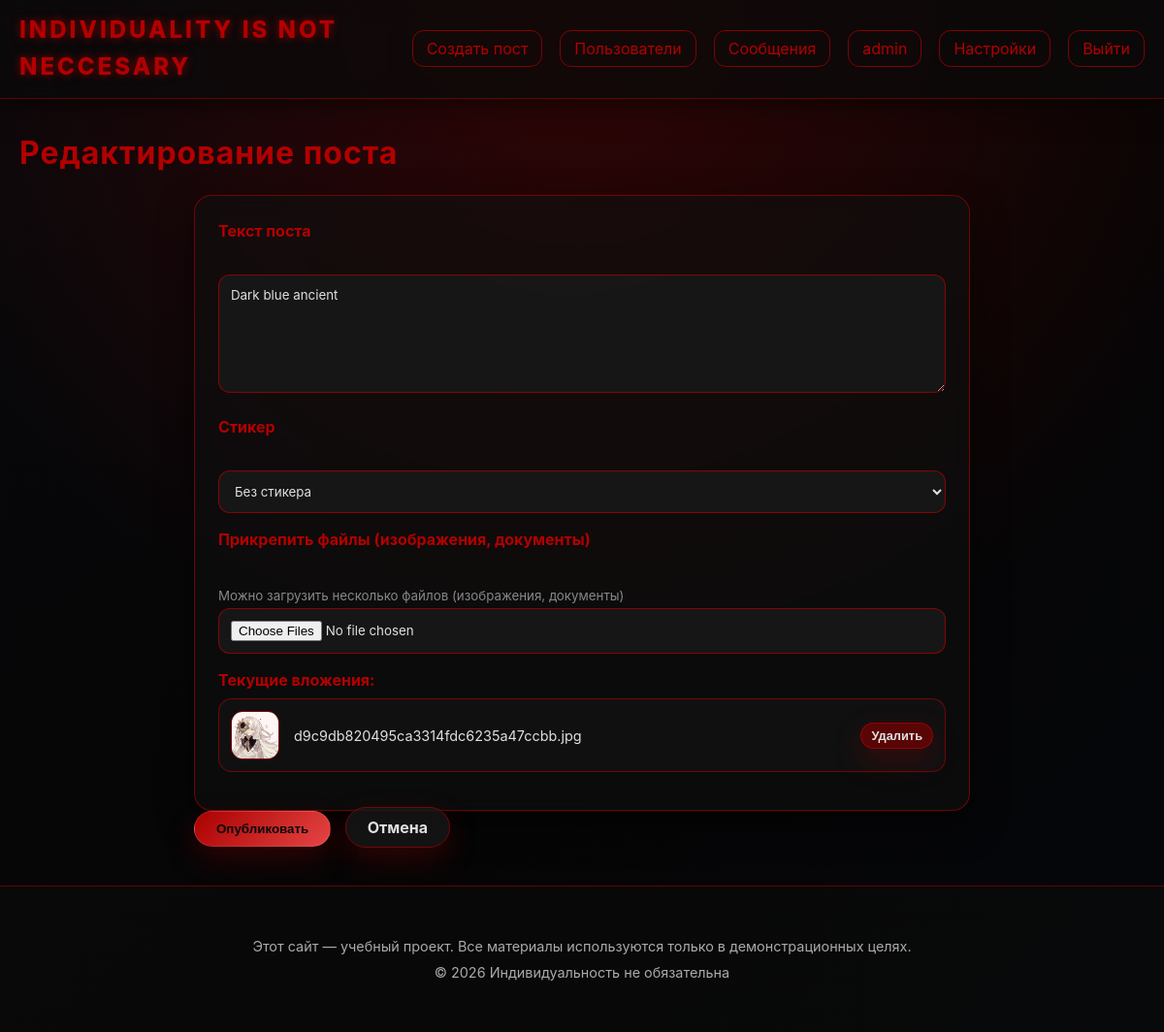
The app's page /post/1/edit (signed in) with its own data.
### app.py (models this page shows, shortened)
class User(UserMixin, db.Model):
    id = db.Column(db.Integer, primary_key=True)
    username = db.Column(db.String(80), unique=True, nullable=False)
    email = db.Column(db.String(120), unique=True, nullable=False)
    password_hash = db.Column(db.String(200), nullable=False)
    is_admin = db.Column(db.Boolean, default=False)
    can_post = db.Column(db.Boolean, default=False)
    avatar = db.Column(db.String(300), default='https://res.cloudinary.com/your-cloud/image/upload/default_avatar.png')
    posts = db.relationship('Post', backref='author', lazy=True)
    comments = db.relationship('Comment', backref='author', lazy=True)
    messages_sent = db.relationship(
        'Message',
        foreign_keys='Message.sender_id',
        back_populates='sender',
        lazy='dynamic'
    )
    messages_received = db.relationship(
        'Message',
        foreign_keys='Message.recipient_id',
        back_populates='recipient',
        lazy='dynamic'
    )

class Post(db.Model):
    id = db.Column(db.Integer, primary_key=True)
    content = db.Column(db.Text, nullable=False)
    date_posted = db.Column(db.DateTime, default=datetime.utcnow)
    user_id = db.Column(db.Integer, db.ForeignKey('user.id'), nullable=False)
    attachments = db.relationship('Attachment', backref='post', lazy=True, cascade='all, delete-orphan')
    comments = db.relationship('Comment', backref='post', lazy=True, cascade='all, delete-orphan')
    sticker_id = db.Column(db.Integer, db.ForeignKey('sticker.id'), nullable=True)
    likes_count = db.Column(db.Integer, default=0)

class Attachment(db.Model):
    id = db.Column(db.Integer, primary_key=True)
    filename = db.Column(db.String(200), nullable=False)
    file_url = db.Column(db.String(300), nullable=False)
    post_id = db.Column(db.Integer, db.ForeignKey('post.id'), nullable=False)

### app.py (the view, shortened to what this page needs)
@app.route('/post/<int:post_id>/edit', methods=['GET', 'POST'])
@login_required
def edit_post(post_id):
    post = Post.query.get_or_404(post_id)
    if not (current_user.is_admin or current_user.id == post.user_id):
        flash('У вас нет прав на редактирование этого поста', 'danger')
        return redirect(url_for('index'))
    form = PostForm(obj=post)
    return render_template('edit_post.html', form=form, post=post)

### app.py
class PostForm(FlaskForm):
    content = TextAreaField('Текст поста', validators=[DataRequired()])
    files = MultipleFileField('Прикрепить файлы (изображения, документы)',
                              validators=[FileAllowed(['jpg', 'png', 'jpeg', 'gif', 'txt', 'pdf'], 'Только изображения и документы!')])
    sticker = SelectField('Стикер', coerce=int, validators=[Optional()])
    submit = SubmitField('Опубликовать')
    def __init__(self, *args, **kwargs):
        super(PostForm, self).__init__(*args, **kwargs)
        self.sticker.choices = [(0, 'Без стикера')] + [(s.id, s.name) for s in Sticker.query.all()]

### app.py (called while the page is built)
@login_manager.user_loader
def load_user(user_id):
    return User.query.get(int(user_id))

@app.context_processor
def utility_processor():
    def avatar_url(user):
        from datetime import datetime
        if user is None or user.avatar is None:
            return url_for('static', filename='uploads/default_avatar.png')
        if user.avatar.startswith('http'):
            return user.avatar
        base_url = url_for('static', filename='uploads/' + user.avatar)
        cache_buster = int(datetime.utcnow().timestamp())
        return f"{base_url}?v={cache_buster}"
    from datetime import datetime
    return dict(
        avatar_url=avatar_url,
        current_year=datetime.utcnow().year
    )

### templates/edit_post.html (shortened to what this page needs)
{% extends "base.html" %}
{% block content %}
<h1 class="page-title">Редактирование поста</h1>
<div class="post-edit-container">
    <form method="POST" action="" enctype="multipart/form-data" class="post-form">
        <div class="form-group">
            {{ form.content.label(class="form-label") }}<br>
            {{ form.content(class="form-control", rows="6") }}<br>
        </div>
        <div class="form-group">
            {{ form.sticker.label(class="form-label") }}<br>
            {{ form.sticker(class="form-control") }}<br>
        </div>
        <div class="form-group">
            {{ form.files.label(class="form-label") }}<br>
            <small>Можно загрузить несколько файлов (изображения, документы)</small><br>
            {{ form.files(class="form-control") }}<br>
        </div>
        {% if post.attachments %}
            <div class="form-group">
                <label class="form-label">Текущие вложения:</label>
                <div class="attachment-list">
                    {% for att in post.attachments %}
                        {% set ext = att.file_url.split('.')[-1].lower() %}
                        <div class="attachment-item">
                            {% if ext in ['jpg', 'jpeg', 'png', 'gif'] %}
                                <img src="{{ url_for('static', filename='uploads/' + att.file_url) }}" alt="{{ att.filename }}" class="attachment-thumb">
                            {% else %}
                                <span class="attachment-icon">📄</span>
                            {% endif %}
                            <span class="attachment-name">{{ att.filename }}</span>
                            <form method="POST" action="{{ url_for('delete_attachment', attachment_id=att.id) }}" style="display:inline;">
                                <button type="submit" class="btn btn-sm btn-danger" onclick="return confirm('Удалить вложение?')">Удалить</button>
                            </form>
                        </div>
                    {% endfor %}
                </div>
            </div>
        {% endif %}
        <div class="form-group">
            {{ form.submit(class="btn") }}
            <a href="{{ url_for('index') }}" class="btn btn-secondary">Отмена</a>
        </div>
    </form>
</div>
{% endblock %}

### templates/base.html (shortened to what this page needs)
<!DOCTYPE html>
<html lang="ru">
<head>
    <link rel="stylesheet" href="{{ url_for('static', filename='css/style.css') }}">
</head>
<body>
    <nav class="navbar">
        <div class="nav-container">
            <a href="{{ url_for('index') }}" class="logo">Individuality is not neccesary</a>
            <ul class="nav-menu" id="navMenu">
                {% if current_user.is_authenticated %}
                    {% if current_user.is_admin or current_user.can_post %}
                        <li><a href="{{ url_for('create_post') }}">Создать пост</a></li>
                    {% endif %}
                    {% if current_user.is_admin %}
                        <li><a href="{{ url_for('admin_users') }}">Пользователи</a></li>
                    {% endif %}
                    <li><a href="{{ url_for('messages') }}">Сообщения</a></li>
                    <li><a href="{{ url_for('user_profile', user_id=current_user.id) }}">{{ current_user.username }}</a></li>
                    <li><a href="{{ url_for('profile') }}">Настройки</a></li>
                    <li><a href="{{ url_for('logout') }}">Выйти</a></li>
                {% else %}
                    <li><a href="{{ url_for('login') }}">Войти</a></li>
                    <li><a href="{{ url_for('register') }}">Регистрация</a></li>
                {% endif %}
            </ul>
        </div>
    </nav>
    <div class="container">
        {% block content %}{% endblock %}
    </div>
    <footer class="site-footer">
        <div class="container">
            <p>Этот сайт — учебный проект. Все материалы используются только в демонстрационных целях.</p>
            <p>© {{ current_year }} Индивидуальность не обязательна</p>
        </div>
    </footer>
</body>
</html>

### records on screen
User: username "admin"
Post: content "Dark blue ancient", sticker "Без стикера"
Attachment: file_url+filename (picture), filename "d9c9db820495ca3314fdc6235a47ccbb.jpg"
